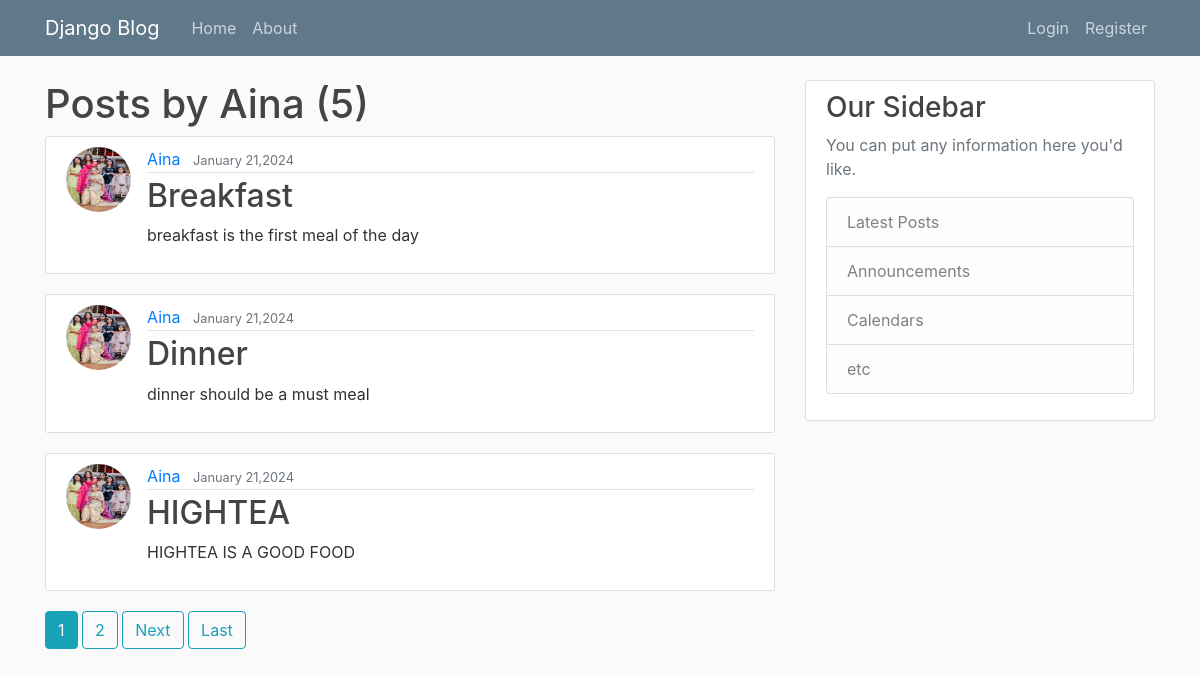
Page /user/Aina/ on the committed database.
### blog/models.py (models this page shows, shortened)
class Post(models.Model):
    title=models.CharField(max_length=100)
    content=models.TextField()
    date_posted=models.DateTimeField(default=timezone.now)
    author=models.ForeignKey(User,on_delete=models.CASCADE)# on delete is a function which tell what happen to the post if user got deleted

### users/models.py (models this page shows, shortened)
class Profile(models.Model):
    user=models.OneToOneField(User,on_delete=models.CASCADE)
    image=models.ImageField(default='default.jpg',upload_to='profile_pics')

### blog/views.py (the view)
# urls.py: path('user/<str:username>/',UserPostListViw.as_view(),name='user-post'),
class UserPostListViw(ListView):
    model=Post
    template_name='blog/user_posts.html'
    context_object_name='posts'
    paginate_by=3
    def get_queryset(self):
        user=get_object_or_404(User,username=self.kwargs.get('username'))
        return Post.objects.filter(author=user).order_by('-date_posted')

### blog/templates/blog/user_posts.html (shortened to what this page needs)
{% extends "blog/base.html" %}
{% block content %}
    <h1 class="'mb-3">Posts by {{view.kwargs.username}} ({{page_obj.paginator.count}})</h1>
    {% for post in posts %}
    <article class="media content-section">
      <img class='rounded-circle article-img'src="{{post.author.profile.image.url}}"/>
        <div class="media-body">
          <div class="article-metadata">
            <a class="mr-2" href="{% url 'user-post' post.author.username %}">{{ post.author }}</a>
            <small class="text-muted">{{ post.date_posted|date:"F d,Y" }}</small>
          </div>
          <h2><a class="article-title" href="{% url 'post-detail' post.id %}">{{ post.title }}</a></h2>
          <p class="article-content">{{ post.content }}</p>
        </div>
    </article>
    {% endfor %}
    {% if is_paginated %}
      {% for num in page_obj.paginator.page_range %}
        {% if page_obj.number == num %}
          <a class="btn btn-info mb-4" href="?page={{num}}">{{num}}</a>
        {% elif num > page_obj.number|add:'-3' and num < page_obj.number|add:'3'%}
           <a class="btn btn-outline-info mb-4" href="?page={{num}}">{{num}}</a>
        {% endif %}
      {% endfor %}
      {% if page_obj.has_next %}
        <a  class='btn btn-outline-info mb-4'href="?page={{page_obj.next_page_number}} ">Next</a>
        <a  class='btn btn-outline-info mb-4'href="?page={{page_obj.paginator.num_pages}}">Last</a>
     {% endif %}
    {% endif %}
{% endblock content %}

### blog/static/blog/main.css (style rules this page uses)
body { background: #fafafa; color: #333333; margin-top: 5rem; }
h1, h2, h3, h4, h5, h6 { color: #444444; }
.content-section { background: #ffffff; padding: 10px 20px; border: 1px solid #dddddd; border-radius: 3px; margin-bottom: 20px; }
.article-title { color: #444444; }
.article-content { white-space: pre-line; }
.article-img { height: 65px; width: 65px; margin-right: 16px; }
.article-metadata { padding-bottom: 1px; margin-bottom: 4px; border-bottom: 1px solid #e3e3e3 }

### rows in the picture
Post: author.profile.image (picture), author "Aina", date_posted "January 21,2024", title "Breakfast", content "breakfast is the first meal of the day"
Post: author.profile.image (picture), author "Aina", date_posted "January 21,2024", title "Dinner", content "dinner should be a must meal"
Post: author.profile.image (picture), author "Aina", date_posted "January 21,2024", title "HIGHTEA", content "HIGHTEA IS A GOOD FOOD"

### other values in the picture
{{ view.kwargs.username }} "Aina"
{{ page_obj.paginator.count }} "5"
{{ num }} "1"
{{ num }} "2"
